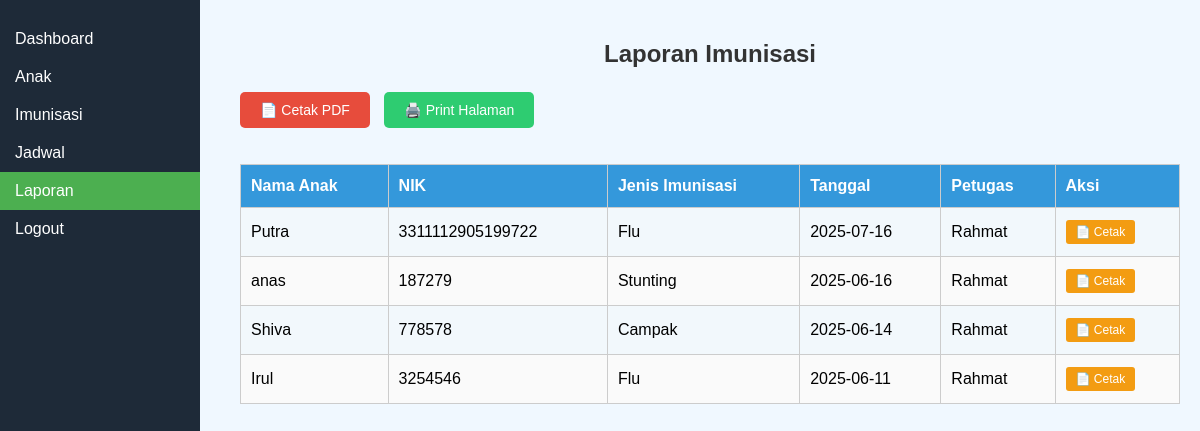
Screenshot of /laporan.php (signed in) with the database file from the repository.
### tables this page shows
CREATE TABLE `imunisasi` (
  `id` int NOT NULL,
  `anak_id` int NOT NULL,
  `jenis_imunisasi` varchar(100) NOT NULL,
  `tanggal` date NOT NULL,
  `berat` decimal(5,2) DEFAULT NULL,
  `tinggi` decimal(5,2) DEFAULT NULL,
  `petugas` varchar(100) DEFAULT NULL,
  `keterangan` text
);

CREATE TABLE `anak` (
  `id` int NOT NULL,
  `id_orangtua` int DEFAULT NULL,
  `nama` varchar(100) NOT NULL,
  `nik` varchar(30) DEFAULT NULL,
  `tanggal_lahir` date DEFAULT NULL,
  `jenis_kelamin` enum('Laki-laki','Perempuan') NOT NULL,
  `nama_ortu` varchar(100) DEFAULT NULL,
  `alamat` text
);

### laporan.php (the view, shortened to what this page needs)
<?php
require_once 'db.php';
$sql = "SELECT a.nama, a.nik, i.jenis_imunisasi, i.tanggal, i.petugas
        FROM imunisasi i
        JOIN anak a ON i.anak_id = a.id
        ORDER BY i.tanggal DESC";
$result = $conn->query($sql);
?>
<!DOCTYPE html>
<html lang="en">
<head>
</head>
<body>
    <div class="sidebar">
        <a href="dashboard.php">Dashboard</a>
        <a href="anak.php">Anak</a>
        <a href="imunisasi.php">Imunisasi</a>
        <a href="jadwal.php">Jadwal</a>
        <a href="laporan.php" style="background-color:#4CAF50;">Laporan</a>
        <a href="logout.php">Logout</a>
    </div>
    <div class="container">
        <h2>Laporan Imunisasi</h2>
        <div style="margin-bottom: 20px;">
            <form method="post" style="display: inline;">
                <button type="submit" name="cetak_pdf" class="btn-cetak">📄 Cetak PDF</button>
            </form>
            <button onclick="window.print()" class="btn-print">🖨️ Print Halaman</button>
        </div>
        <table>
            <tr>
                <th>Nama Anak</th>
                <th>NIK</th>
                <th>Jenis Imunisasi</th>
                <th>Tanggal</th>
                <th>Petugas</th>
                <th>Aksi</th>
            </tr>
            <?php while($row = $result->fetch_assoc()) : ?>
                <tr>
                    <td><?= htmlspecialchars($row['nama']) ?></td>
                    <td><?= htmlspecialchars($row['nik']) ?></td>
                    <td><?= htmlspecialchars($row['jenis_imunisasi']) ?></td>
                    <td><?= htmlspecialchars($row['tanggal']) ?></td>
                    <td><?= htmlspecialchars($row['petugas']) ?></td>
                    <td>
                        <form method="post" style="display: inline;">
                            <button type="submit" name="cetak_single" class="btn-single">📄 Cetak</button>
                        </form>
                    </td>
                </tr>
            <?php endwhile; ?>
        </table>
    </div>
</body>
</html>

### laporan.php (style rules this page uses)
body { font-family: Arial, sans-serif; background-color: #f0f8ff; margin: 0; padding: 0; }
.sidebar { width: 200px; background-color: #1e2a38; color: white; height: 100vh; position: fixed; padding-top: 20px; }
.sidebar a { display: block; color: white; text-decoration: none; padding: 10px 15px; }
.container { margin-left: 220px; padding: 20px; }
h2 { color: #333; text-align: center; margin-bottom: 24px; }
table { width: 100%; border-collapse: collapse; margin-top: 20px; background: #fafafa; }
th, td { padding: 12px 10px; text-align: left; border: 1px solid #ccc; }
th { background: #3498db; color: #fff; font-weight: 600; }
tr:nth-child(even) { background: #f2f8fc; }
.btn-cetak { padding: 10px 20px; background: #e74c3c; color: #fff; border: none; border-radius: 5px; cursor: pointer; margin-bottom: 16px; font-size: 14px; transition: background-color 0.3s; }
.btn-print { padding: 10px 20px; background: #2ecc71; color: #fff; border: none; border-radius: 5px; cursor: pointer; margin-left: 10px; font-size: 14px; transition: background-color 0.3s; }
.btn-single { padding: 5px 10px; background: #f39c12; color: #fff; border: none; border-radius: 3px; cursor: pointer; font-size: 12px; transition: background-color 0.3s; }

### rows the page displays
imunisasi: anak.nama "Putra", anak.nik "3311112905199722", jenis_imunisasi "Flu", tanggal "2025-07-16", petugas "Rahmat"
imunisasi: anak.nama "anas", anak.nik "187279", jenis_imunisasi "Stunting", tanggal "2025-06-16", petugas "Rahmat"
imunisasi: anak.nama "Shiva", anak.nik "778578", jenis_imunisasi "Campak", tanggal "2025-06-14", petugas "Rahmat"
imunisasi: anak.nama "Irul", anak.nik "3254546", jenis_imunisasi "Flu", tanggal "2025-06-11", petugas "Rahmat"
